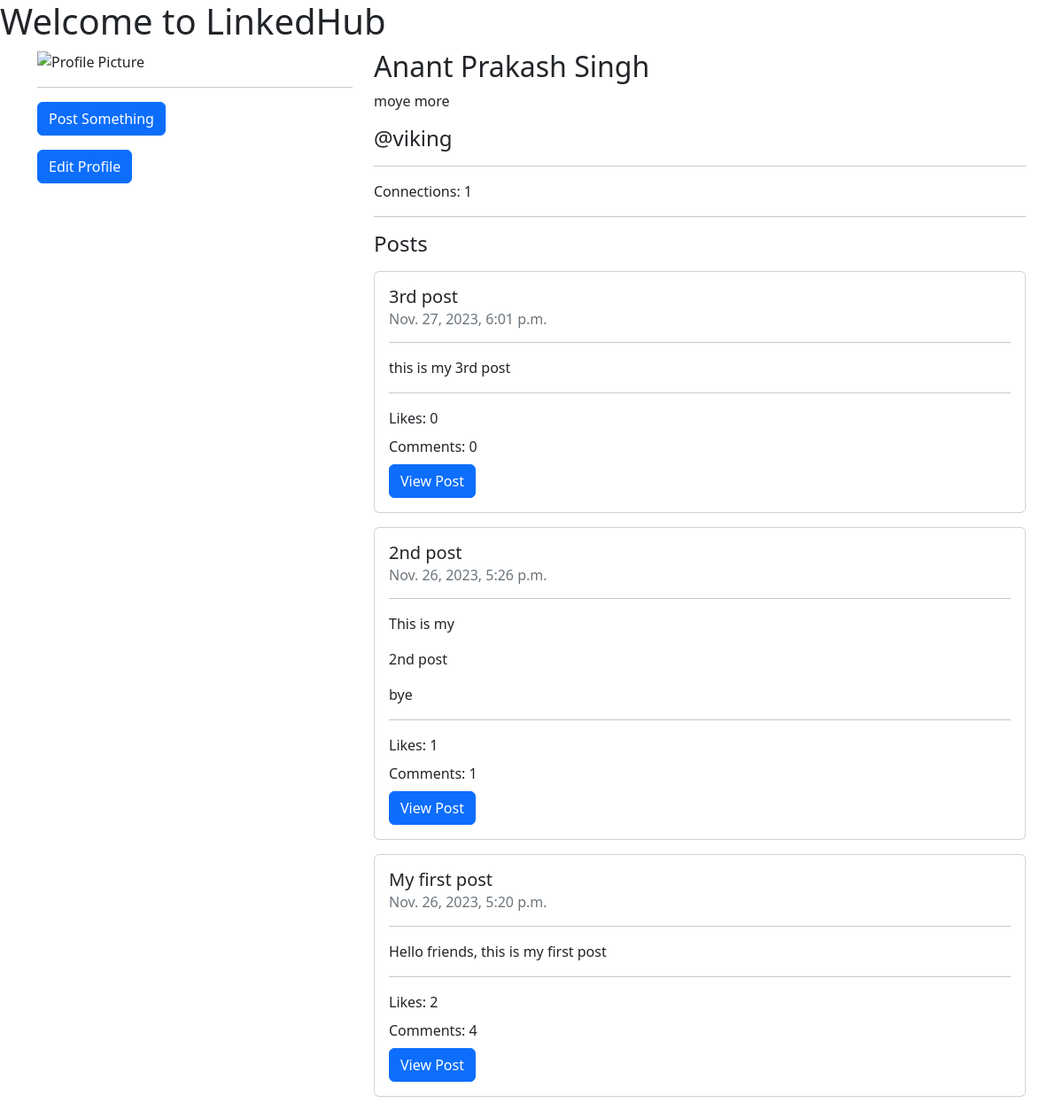
/viking/ (signed in), run on the app's committed database.
### home/models.py (models this page shows, shortened)
class UserProfile(models.Model):
    username = models.CharField(max_length=100)
    name = models.CharField(max_length=100)
    profile_pic = models.TextField(blank=True)
    bio = models.TextField(blank=True)
    organization = models.CharField(max_length=100, blank=True)

### post/models.py (models this page shows, shortened)
class Post(models.Model):
    post_id = models.AutoField(primary_key=True)
    title = models.CharField(max_length=200)
    content = models.TextField()
    author_id = models.CharField(max_length=100)
    views = models.IntegerField(default=0)
    likes = models.IntegerField(default=0)
    comments = models.IntegerField(default=0)
    timestamp = models.DateTimeField(auto_now_add=True)

### home/views.py (the view, shortened to what this page needs)
# urls.py: path('<str:username>/', views.profile, name='profile'),
def profile(request, username):
    prof = UserProfile.objects.raw(f'SELECT * FROM home_userprofile WHERE username = "{username}"')[0]
    posts = Post.objects.raw(f'SELECT * FROM post_post WHERE author_id = "{username}" ORDER BY timestamp DESC')
    connections = Connection.objects.raw(f'SELECT * FROM home_connection WHERE user1 = "{username}"')
    connections = len(connections)
    context = {
        'profile': prof,
        'posts': posts,
        'connections': connections,
    }
    if request.user.is_authenticated and request.user.username == username:
        ...
        with db_connection.cursor() as cursor:
            cursor.execute(f'''
                SELECT sender, name
                FROM home_pendingrequest
                LEFT JOIN home_userprofile
                ON sender = username
                WHERE receiver = "{request.user.username}";
            ''')
            pending_requests = []
            for row in cursor.fetchall():
                pending_request = {
                    'sender': row[0],
                    'name': row[1],
                }
                pending_requests.append(pending_request)
        context['pending_requests'] = pending_requests
    return render(request, 'profile.html', context)

### templates/profile.html (shortened to what this page needs)
{% load tz %}
<!DOCTYPE html>
<html lang="en">
<head>
    <link rel="stylesheet" href="https://cdn.jsdelivr.net/npm/bootstrap@5.2.3/dist/css/bootstrap.min.css">
</head>
<body>
    <h1>Welcome to LinkedHub</h1>
    <div class="container">
        <div class="row">
            <div class="col-md-4">
                <img src="{{ profile.profile_pic }}" alt="Profile Picture" class="img-fluid">
                {% if request.user.username == profile.username %}
                    <hr>
                    <p><a href="/post/create" class="btn btn-primary">Post Something</a></p>
                    <p><a href="/settings" class="btn btn-primary">Edit Profile</a></p>
                {% endif %}
            </div>
            <div class="col-md-8">
                <h2>{{ profile.name }}</h2>
                <p>{{ profile.bio }}</p>
                <h4>@{{ profile.username }}</h4>
                <hr>
                <p>Connections: {{ connections }}</p>
                <hr>
                <h4>Posts</h4>
                {% if posts %}
                    {% for post in posts %}
                        <div class="card my-3">
                            <div class="card-body">
                                <h5 class="card-title">{{ post.title }}</h5>
                                <h6 class="card-subtitle mb-2 text-muted">{{ post.timestamp|timezone:"Asia/Kolkata" }}</h6>
                                <hr>
                                <p class="card-text">{{ post.content|linebreaks }}</p>
                                <hr>
                                <p class="card-title">Likes: {{ post.likes }}</p>
                                <p class="card-title">Comments: {{ post.comments }}</p>
                                <a href="/post/{{ post.post_id }}" class="btn btn-primary">View Post</a>
                            </div>
                        </div>
                    {% endfor %}
                {% else %}
                    <p>No posts yet.</p>
                {% endif %}
            </div>
        </div>
    </div>
</body>
</html>

### data on the page
UserProfile: name "Anant Prakash Singh", bio "moye more", username "viking"
Post: title "3rd post", timestamp "Nov. 27, 2023, 6:01 p.m.", content "this is my 3rd post", likes "0", comments "0"
Post: title "2nd post", timestamp "Nov. 26, 2023, 5:26 p.m.", content "This is my 2nd post bye", likes "1", comments "1"
Post: title "My first post", timestamp "Nov. 26, 2023, 5:20 p.m.", content "Hello friends, this is my first post", likes "2", comments "4"

### other printed values
{{ connections }} "1"
